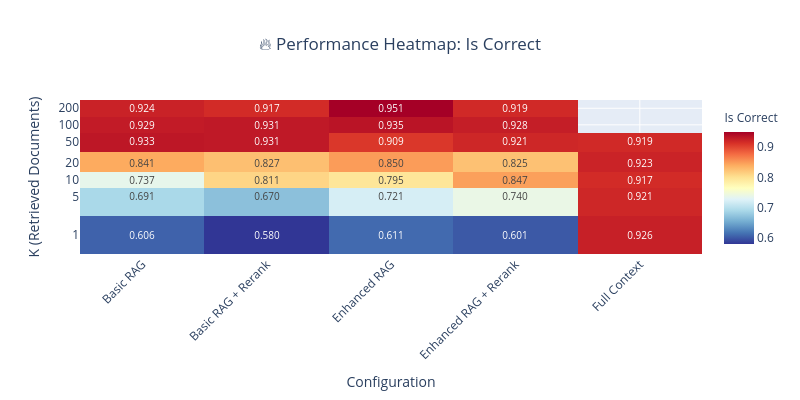

Notebook source saved alongside this figure:
### Code cell
from context_is_king.plotting.reranking import create_performance_heatmap

# Use it exactly like before, but without errors
fig = create_performance_heatmap(df, metric="is_correct")
if fig:
    fig.write_image(IMG_DIR / 'heatmap_is_correct.svg')
    fig.show()

### Figure 1 — Plotly figure (JSON) as saved in the notebook; plotly's stock layout.template omitted (floating-point values rounded to 4 significant figures)
{"data": [{"colorbar": {"title": {"font": {"size": 12}, "text": "Is Correct"}}, "colorscale": [[0, "rgb(49,54,149)"], [0.1, "rgb(69,117,180)"], [0.2, "rgb(116,173,209)"], [0.3, "rgb(171,217,233)"], [0.4, "rgb(224,243,248)"], [0.5, "rgb(255,255,191)"], [0.6, "rgb(254,224,144)"], [0.7, "rgb(253,174,97)"], [0.8, "rgb(244,109,67)"], [0.9, "rgb(215,48,39)"], [1, "rgb(165,0,38)"]], "hovertemplate": "K=%{y}<br>Config=%{x}<br>Score=%{z:.3f}<extra></extra>", "showscale": true, "text": [["0.606", "0.580", "0.611", "0.601", "0.926"], ["0.691", "0.670", "0.721", "0.740", "0.921"], ["0.737", "0.811", "0.795", "0.847", "0.917"], ["0.841", "0.827", "0.850", "0.825", "0.923"], ["0.933", "0.931", "0.909", "0.921", "0.919"], ["0.929", "0.931", "0.935", "0.928", ""], ["0.924", "0.917", "0.951", "0.919", ""]], "textfont": {"size": 10}, "texttemplate": "%{text}", "type": "heatmap", "x": ["Basic RAG", "Basic RAG + Rerank", "Enhanced RAG", "Enhanced RAG + Rerank", "Full Context"], "y": [1, 5, 10, 20, 50, 100, 200], "z": [[0.6063, 0.5803, 0.6108, 0.6007, 0.9259], [0.691, 0.6704, 0.7214, 0.7398, 0.9206], [0.7368, 0.8106, 0.7951, 0.8472, 0.9171], [0.8414, 0.8266, 0.8496, 0.8254, 0.9232], [0.933, 0.9312, 0.9093, 0.9206, 0.9189], [0.9293, 0.9311, 0.9347, 0.9277, null], [0.924, 0.9171, 0.9505, 0.9189, null]]}], "layout": {"height": 400, "title": {"text": "🔥 Performance Heatmap: Is Correct", "x": 0.5}, "width": 800, "xaxis": {"tickangle": -45, "title": {"text": "Configuration"}}, "yaxis": {"tickmode": "array", "ticktext": ["1", "5", "10", "20", "50", "100", "200"], "tickvals": [1, 5, 10, 20, 50, 100, 200], "title": {"text": "K (Retrieved Documents)"}, "type": "log"}}}
